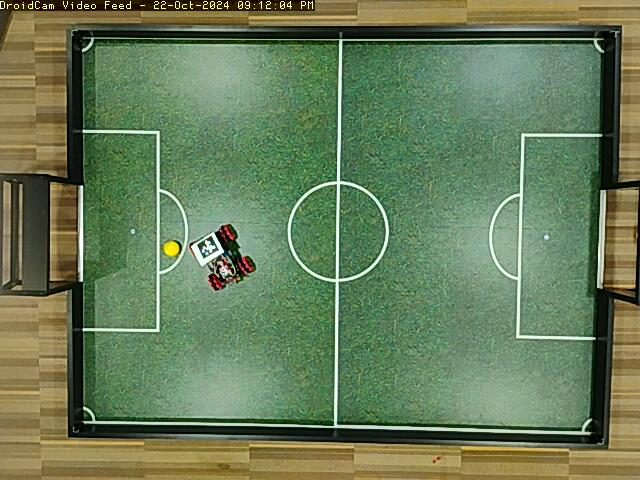
#> input picture utils/yolo/droidcam-20241022-211204.jpg, 640 x 480 px
$ python -i field_detection.py   (imports and definitions only)
#> lines starting #> are read from the running program, lines starting #| are printed output that depends on the picture; after the words box and inside, x2 and y2 are one past the last pixel; in counts of white or black regions, pixels touching at a corner belong together
#> further down, picture is the input picture: shape (480, 640, 3); mean B, G, R 88.4, 124.2, 104.2
import cv2
import numpy as np
import time
import sys

# Define the range for green color in HSV (adjust these values if needed)
lower_green = np.array([50, 0, 44])
upper_green = np.array([83, 220, 227])
lower_green = np.array([80,50,68])
upper_green= np.array([179 ,255, 255])

# Function to detect the largest greenish rectangle and find its corners
def detect_field(frame,lower_green=lower_green, upper_green=upper_green):
    # Convert the image to HSV color space
    hsv = cv2.cvtColor(frame, cv2.COLOR_BGR2HSV)
#> hsv: shape (480, 640, 3); mean H, S, V 51.1, 94.6, 128.8

    # Threshold the HSV image to get only green colors
    mask = cv2.inRange(hsv, lower_green, upper_green)
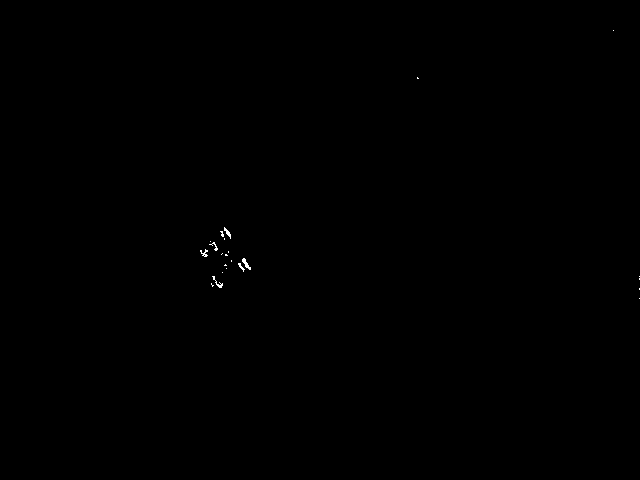
#> mask: shape (480, 640); 0.08% white in thin lines or dots, all inside (x1, y1, x2, y2) = (200, 30, 640, 299)
    cv2.imshow("Mask", mask)
    cv2.waitKey(0)
    # Find contours in the mask
    contours, _ = cv2.findContours(mask, cv2.RETR_EXTERNAL, cv2.CHAIN_APPROX_SIMPLE)
#> contours = 23 contours, 22 with area under 20; largest, box (x1, y1, x2, y2) and area: (242, 258, 251, 270) 29

    green_field = None
    max_area = 0

    # Loop over the contours to find the largest rectangular shape (the field)
    for contour in contours:
        # Approximate the contour to a polygon
        epsilon = 0.02 * cv2.arcLength(contour, True)
        approx = cv2.approxPolyDP(contour, epsilon, True)

        # If the contour has 4 corners and its area is larger than the current max area
        if len(approx) == 4:
            area = cv2.contourArea(approx)
            if area > max_area:
                max_area = area
                green_field = approx
#> this loop made 23 passes
#> (epsilon, approx) on passes 1, 2, 4, 5, 7, 8, 11, 14, 15, 18, 19, 22: (0, [[639, 298]]), (0.04, [[639, 288], [639, 289]]), (0.04, [[639, 278], [639, 279]]), (0, [[639, 276]]), (0, [[222, 272]]), (0, [[226, 268]]), (0.04, [[231, 260], [231, 261]]), (0.0566, [[222, 253], [221, 254]]), (0.04, [[228, 251], [228, 252]]), (0, [[210, 241]]), (0.04, [[224, 238], [224, 239]]), (0.0683, [[417, 77], [417, 78], [418, 78]])
#> epsilon on passes 3, 6, 10, 12, 16, 17: 0.165, 0.897, 0.443, 0.619, 0.688, 0.664
#> after the loop, max_area = 1.5

    # If a largest rectangle is found, draw it and mark the corners
    return green_field


def draw_field(image,corners):

   # Draw the largest rectangle on the original image
    cv2.drawContours(image, np.array([corners]), -1, (0, 255, 0), 3)
    # Mark each corner with a circle
    for (x, y) in corners:
        cv2.circle(image, (x, y), 5, (0, 0, 255), -1)
    return image

# [14 lines not run here, left out]

>>> import cv2
>>> picture = cv2.imread('../utils/yolo/droidcam-20241022-211204.jpg')
>>> result = detect_field(picture)
#> result = [[225, 254], [225, 255], [227, 255], [226, 254]]
